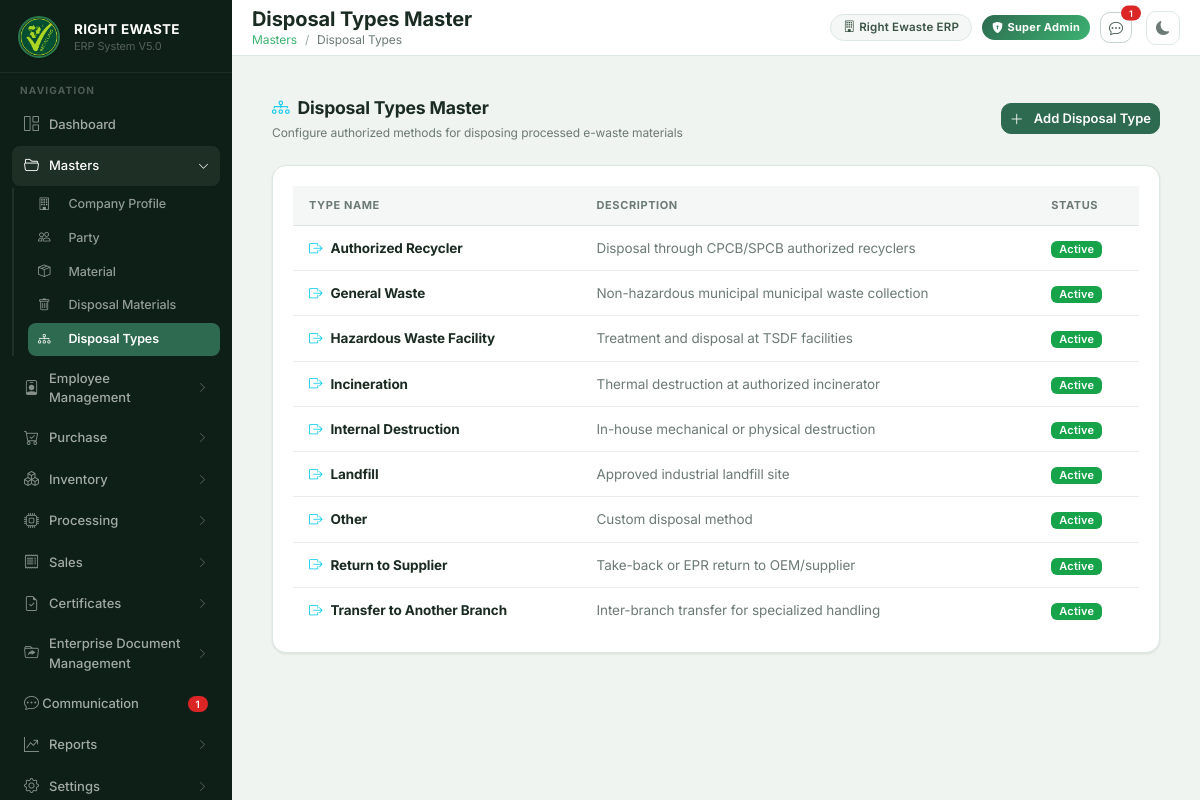
The app's page /masters/disposal-types with its own data.
### tables this page shows
CREATE TABLE disposal_types_master (
    id INTEGER PRIMARY KEY AUTOINCREMENT,
    type_name TEXT NOT NULL UNIQUE,
    description TEXT,
    is_active INTEGER NOT NULL DEFAULT 1 CHECK(is_active IN (0, 1)),
    created_at DATETIME DEFAULT CURRENT_TIMESTAMP
);

### backend/routes/disposal.py (the view, shortened to what this page needs)
@disposal_bp.route("/masters/disposal-types", methods=["GET", "POST"])
def disposal_types_master():
    types = disposal_repository.get_all_disposal_types()
    return render_template("masters/disposal_types.html", types=types)

### backend/app.py (called while the page is built)
@app.context_processor
def utility_processor():
    def modify_query(**new_values):
        args = request.args.to_dict()
        for key, value in new_values.items():
            args[key] = str(value)
        return urlencode(args)
    from routes.communication import get_global_unread_count
    return dict(modify_query=modify_query, unread_chat_count=get_global_unread_count)

### backend/database.py (called while the page is built)
def get_connection():
    conn = sqlite3.connect(DATABASE)
    conn.row_factory = sqlite3.Row
    conn.execute("PRAGMA foreign_keys = ON")
    return conn

### backend/repositories/disposal_repository.py (called while the page is built)
def get_all_disposal_types():
    seed_default_disposal_masters()
    conn = get_connection()
    try:
        cursor = conn.cursor()
        cursor.execute("SELECT * FROM disposal_types_master WHERE is_active = 1 ORDER BY type_name ASC")
        return [dict(row) for row in cursor.fetchall()]
    finally:
        conn.close()

### backend/routes/communication.py (called while the page is built)
def get_current_user_id():
    if "user" in session and isinstance(session["user"], dict):
        return session["user"].get("user_id", 1)
    return 1

def get_global_unread_count():
    user_id = get_current_user_id()
    conn = get_connection()
    try:
        cursor = conn.cursor()
        cursor.execute("""
            SELECT COUNT(*) FROM messages m
            JOIN conversation_participants cp ON m.conversation_id = cp.conversation_id
            WHERE cp.user_id = ? AND m.sender_id != ?
              AND cp.status = 'ACTIVE'
              AND m.id > COALESCE(cp.last_read_message_id, 0)
        """, (user_id, user_id))
        return cursor.fetchone()[0]
    except Exception:
        return 0
    finally:
        conn.close()

### backend/security.py (called while the page is built)
def get_csrf_token():
    token = session.get(_CSRF_SESSION_KEY)
    if token is None:
        token = secrets.token_urlsafe(32)
        session[_CSRF_SESSION_KEY] = token
    return token

### backend/templates/masters/disposal_types.html (shortened to what this page needs)
{% extends "shared/base.html" %}
{% block page_title %}Disposal Types Master{% endblock %}
{% block breadcrumb %}
<li class="breadcrumb-item"><a href="/material">Masters</a></li>
<li class="breadcrumb-item active">Disposal Types</li>
{% endblock %}
{% block content %}
<div class="container-fluid py-3">
    <div class="d-flex justify-content-between align-items-center mb-4">
        <div>
            <h4 class="mb-1 fw-bold"><i class="bi bi-diagram-3 text-info me-2"></i>Disposal Types Master</h4>
            <p class="text-muted small mb-0">Configure authorized methods for disposing processed e-waste materials</p>
        </div>
        <button class="btn btn-primary btn-sm fw-semibold" data-bs-toggle="modal" data-bs-target="#addTypeModal">
            <i class="bi bi-plus-lg me-1"></i>Add Disposal Type
        </button>
    </div>
    <div class="card border-0 shadow-sm rounded-3">
        <div class="card-body p-0">
            <div class="table-responsive">
                <table class="table table-hover align-middle mb-0">
                    <thead class="table-light">
                        <tr>
                            <th class="ps-3">Type Name</th>
                            <th>Description</th>
                            <th>Status</th>
                        </tr>
                    </thead>
                    <tbody>
                        {% if types %}
                        {% for t in types %}
                        <tr>
                            <td class="ps-3 fw-bold text-dark"><i class="bi bi-box-arrow-right text-info me-2"></i>{{ t.type_name }}</td>
                            <td class="text-muted">{{ t.description or '—' }}</td>
                            <td>
                                {% if t.is_active %}
                                <span class="badge bg-success">Active</span>
                                {% else %}
                                <span class="badge bg-secondary">Inactive</span>
                                {% endif %}
                            </td>
                        </tr>
                        {% endfor %}
                        {% else %}
                        <tr>
                            <td colspan="3" class="text-center py-4 text-muted">No disposal types defined.</td>
                        </tr>
                        {% endif %}
                    </tbody>
                </table>
            </div>
        </div>
    </div>
</div>
{% endblock %}

### backend/static/css/shared.css (style rules this page uses)
:root { --brand-primary: #2d6a4f; --brand-accent: #3cb371; --brand-accent-lt: #52c882; --brand-accent-dim: rgba(60,179,113,0.15); --sidebar-bg: #0d1f16; --sidebar-hover: #1a3326; --sidebar-active: #2d6a4f; --sidebar-width: 232px; --topbar-height: 56px; --body-bg: #f0f4f1; --surface: #ffffff; --surface-raised: #f4f7f5; --surface-sunken: #edf2ef; --border: #dde8e2; --border-strong: #c5d4cc; --text-primary: #1a2b22; --text-secondary: #3a5244; --text-muted: #6c7a75; --text-xmuted: #9aaa9f; --success: #16a34a; --success-bg: #dcfce7; --success-border: #86efac; --warning: #d97706; --warning-bg: #fef3c7; --warning-border: #fcd34d; --danger: #dc2626; --danger-bg: #fee2e2; --danger-border: #fca5a5; --info: #2563eb; --info-bg: #dbeafe; --info-border: #93c5fd; --shadow-sm: 0 1px 3px rgba(0,0,0,0.06), 0 1px 2px rgba(0,0,0,0.04); --shadow-md: 0 4px 12px rgba(0,0,0,0.08), 0 2px 6px rgba(0,0,0,0.05); --shadow-lg: 0 10px 30px rgba(0,0,0,0.1), 0 4px 12px rgba(0,0,0,0.06); --shadow-card: 0 1px 4px rgba(0,0,0,0.05); --radius-sm: 6px; --radius-md: 10px; --radius-lg: 14px; --radius-xl: 18px; --transition-fast: 0.15s ease; --transition-normal: 0.2s ease; --transition-slow: 0.3s cubic-bezier(0.4,0,0.2,1); --card-bg: var(--surface); --card-border: var(--border); --table-header-bg: var(--surface-raised); --table-hover-bg: #f5f9f6; --table-border: #eaefec; }
*, *::before, *::after { box-sizing: border-box; }
html, body { height: 100%; margin: 0; }
body, input, button, select, optgroup, textarea, table, .table, .erp-table, th, td, h1, h2, h3, h4, h5, h6, .btn, .card, .modal { font-family: 'Inter', -apple-system, BlinkMacSystemFont, 'Segoe UI', Roboto, Helvetica, Arial, sans-serif !important; }
body { font-size: 14px; line-height: 1.5; letter-spacing: -0.1px; background: var(--body-bg); color: var(--text-primary); -webkit-font-smoothing: antialiased; -moz-osx-font-smoothing: grayscale; }
h4 { font-size: 1.1rem; line-height: 1.4; font-weight: 700; letter-spacing: -0.2px; color: var(--text-primary); margin-bottom: 0.4rem; }
p { margin-bottom: 1rem; line-height: 1.5; }
.small, small { font-size: 12px; line-height: 1.4; }
.card { background: var(--card-bg) !important; border: 1px solid var(--card-border) !important; border-radius: var(--radius-lg) !important; box-shadow: var(--shadow-card); color: var(--text-primary) !important; }
.card-body { padding: 20px !important; }
table, .table, .erp-table { width: 100% !important; min-width: 100% !important; color: var(--text-primary) !important; border-color: var(--table-border) !important; font-size: 13.5px; margin-bottom: 0; border-collapse: collapse; }
.table-responsive { width: 100% !important; overflow-x: auto; -webkit-overflow-scrolling: touch; }
.table thead th, .table th, .erp-table thead th, .erp-table th { background: var(--table-header-bg) !important; color: var(--text-muted) !important; font-size: 11px; font-weight: 700; text-transform: uppercase; letter-spacing: 0.6px; padding: 11px 16px !important; border-bottom: 1px solid var(--border) !important; border-top: none !important; white-space: nowrap; }
.table tbody td, .erp-table tbody td { padding: 12px 16px !important; border-bottom: 1px solid var(--table-border) !important; vertical-align: middle; color: var(--text-primary); }
.table tbody tr:last-child td, .erp-table tbody tr:last-child td { border-bottom: none !important; }
.btn { font-size: 13px; font-weight: 600; border-radius: var(--radius-md); display: inline-flex; align-items: center; gap: 6px; transition: background var(--transition-fast), color var(--transition-fast), border-color var(--transition-fast), box-shadow var(--transition-fast), transform var(--transition-fast); white-space: nowrap; }
.btn i { font-size: 14px; }
.btn-primary { background: var(--brand-primary) !important; border-color: var(--brand-primary) !important; color: #fff !important; }
.badge { font-size: 11px; font-weight: 600; border-radius: 6px; padding: 3px 8px; letter-spacing: 0.2px; }
.badge.bg-success { background: var(--success) !important; }
.breadcrumb-item a { color: var(--brand-accent); text-decoration: none; }
.breadcrumb-item.active { color: var(--text-muted); }
.breadcrumb-item + .breadcrumb-item::before { color: var(--text-xmuted); }
.text-muted { color: var(--text-muted) !important; }
.text-dark { color: var(--text-primary) !important; }
.shadow-sm { box-shadow: var(--shadow-sm) !important; }
.fw-semibold { font-weight: 600 !important; }

### records on screen
disposal_types_master: type_name "Authorized Recycler", description "Disposal through CPCB/SPCB authorized recyclers", is_active "Active"
disposal_types_master: type_name "General Waste", description "Non-hazardous municipal municipal waste collection", is_active "Active"
disposal_types_master: type_name "Hazardous Waste Facility", description "Treatment and disposal at TSDF facilities", is_active "Active"
disposal_types_master: type_name "Incineration", description "Thermal destruction at authorized incinerator", is_active "Active"
disposal_types_master: type_name "Internal Destruction", description "In-house mechanical or physical destruction", is_active "Active"
disposal_types_master: type_name "Landfill", description "Approved industrial landfill site", is_active "Active"
disposal_types_master: type_name "Other", description "Custom disposal method", is_active "Active"
disposal_types_master: type_name "Return to Supplier", description "Take-back or EPR return to OEM/supplier", is_active "Active"
disposal_types_master: type_name "Transfer to Another Branch", description "Inter-branch transfer for specialized handling", is_active "Active"

### other values on screen
{{ u_count if u_count <= 99 else '99+' }} "1"
